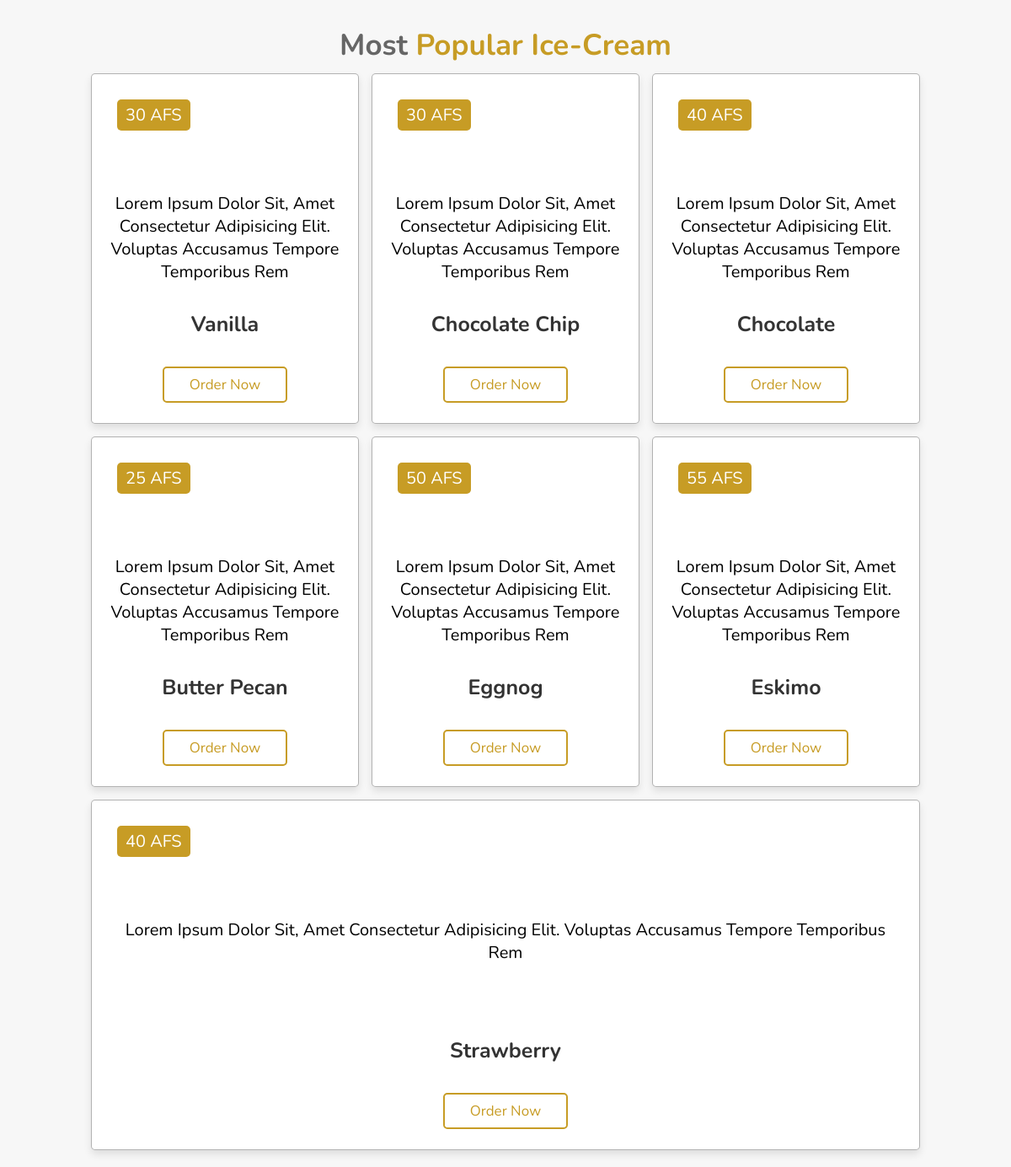
The page /backend/files/relatedPages/Icecream.php on the database its author committed.
### tables this page shows
CREATE TABLE `icecream` (
  `id` int(10) NOT NULL,
  `icecream_name` varchar(30) DEFAULT NULL,
  `discription` varchar(100) DEFAULT NULL,
  `price` int(10) DEFAULT NULL
);

### backend/files/relatedPages/Icecream.php (the view, shortened to what this page needs)
<?php
    require('../connection.php');
    try{
        if($result == ""){
            $stmt = $pdo->prepare("SELECT * FROM `icecream`");
            $stmt->execute();
            $icecreams = $stmt->fetchAll(PDO::FETCH_ASSOC);
          }
    }catch  (Exception $ex){ $result = $ex->getMessage(); }
?>
<!DOCTYPE html>
<html lang="en">
<head>
    <link rel="stylesheet" href="../../../style.css">
</head>
<body>
<section class="popular" id="popular">
    <h1 class="heading"> most <span>popular Ice-Cream</span> </h1>
    <div class="box-container">
        <?php
            foreach ($icecreams as $icecream): ?>
                <div class="box">
                        <span class="price"> <?php echo "$icecream[price] AFS" ?> </span>
                        <div class="text">
                            <p style="
                                height:25rem;
                                object-fit: cover;
                                width:100%;
                                border-radius: .5rem;
                                padding-top: 15vh;
                                font-size:20px;"
                            ><?php echo "$icecream[discription]" ?></p>
                        </div>
                        <h3><?php echo "$icecream[icecream_name]" ?></h3>
                        <div class="stars">
                            <i class="fas fa-star"></i>
                            <i class="fas fa-star"></i>
                            <i class="fas fa-star"></i>
                            <i class="fas fa-star"></i>
                            <i class="far fa-star"></i>
                        </div>
                        <a href="../../order.html" class="btn">order now</a>
                </div> <?php endforeach; ?>
    </div>
</section>
</body>
</html>

### style.css (style rules this page uses)
:root { --red:#c79c25; }
* { font-family: 'Nunito', sans-serif; margin:0; padding:0; box-sizing: border-box; outline: none; border:none; text-decoration: none; text-transform: capitalize; transition:all .2s linear; }
html { font-size: 62.5%; overflow-x: hidden; scroll-behavior: smooth; scroll-padding-top: 6rem; }
body { background:#f7f7f7; }
section { padding:2rem 9%; }
.heading { text-align: center; font-size: 3.5rem; padding:1rem; color:#666; }
.heading span { color: var(--red) }
.btn { display: inline-block; padding:.8rem 3rem; border:.2rem solid var(--red); color:var(--red); cursor: pointer; font-size: 1.7rem; border-radius: .5rem; position: relative; overflow: hidden; z-index: 0; margin-top: 1rem; }
.btn::before { content: ''; position: absolute; top:0; right: 0; width:0%; height:100%; background:var(--red); transition: .3s linear; z-index: -1; }
.popular .box-container { display: flex; flex-wrap: wrap; gap:1.5rem; }
.popular .box-container .box { padding:2rem; background:#fff; box-shadow: 0 .5rem 1rem rgba(0,0,0,.1); border:.1rem solid rgba(0,0,0,.3); border-radius: .5rem; text-align: center; flex:1 1 30rem; position: relative; }
.popular .box-container .box .price { position: absolute; top:3rem; left:3rem; background:var(--red); color:#fff; font-size: 2rem; padding:.5rem 1rem; border-radius: .5rem; }
.popular .box-container .box h3 { color:#333; font-size: 2.5rem; padding-top: 1rem; }
.popular .box-container .box .stars i { color:gold; font-size: 1.7rem; padding:1rem .1rem; }

### rows shown on the page
icecream: price "30", discription "Lorem Ipsum Dolor Sit, Amet Consectetur Adipisicing Elit. Voluptas Accusamus Tempore Temporibus Rem", icecream_name "Vanilla"
icecream: price "30", discription "Lorem Ipsum Dolor Sit, Amet Consectetur Adipisicing Elit. Voluptas Accusamus Tempore Temporibus Rem", icecream_name "Chocolate Chip"
icecream: price "40", discription "Lorem Ipsum Dolor Sit, Amet Consectetur Adipisicing Elit. Voluptas Accusamus Tempore Temporibus Rem", icecream_name "Chocolate"
icecream: price "25", discription "Lorem Ipsum Dolor Sit, Amet Consectetur Adipisicing Elit. Voluptas Accusamus Tempore Temporibus Rem", icecream_name "Butter Pecan"
icecream: price "50", discription "Lorem Ipsum Dolor Sit, Amet Consectetur Adipisicing Elit. Voluptas Accusamus Tempore Temporibus Rem", icecream_name "Eggnog"
icecream: price "55", discription "Lorem Ipsum Dolor Sit, Amet Consectetur Adipisicing Elit. Voluptas Accusamus Tempore Temporibus Rem", icecream_name "Eskimo"
icecream: price "40", discription "Lorem Ipsum Dolor Sit, Amet Consectetur Adipisicing Elit. Voluptas Accusamus Tempore Temporibus Rem", icecream_name "Strawberry"
